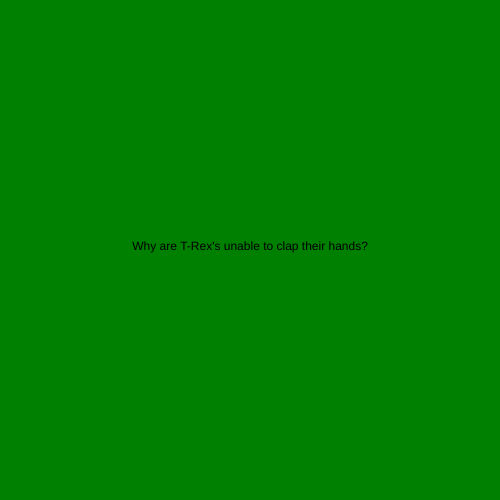
Frame 1 (no input)
Frame 60 (no input): identical to frame 1, image omitted
Frame 120 (the mouse pressed at the canvas centre since frame 60): identical to frame 1, image omitted

The p5.js sketch that drew this single still picture (run headless with seeded random() and noise() and a simulated clock; from frame 60 on, the mouse is pressed at the canvas centre):

// p5.js sketch
// ── sketch.js
let state = 0;

function setup() {
  createCanvas(500, 500);
  rectMode(CENTER);
  textAlign(CENTER);
}

function draw() {
  switch(state) {
    case 0:
      background("green");
      text("Why are T-Rex's unable to clap their hands?", width/2, height/2);
      break;
    case 1:
      background("gray");
      text("Because they are extinct.", width/2, height/2);
      break;
  }
}

function mouseReleased(){
  state++;
  if(state > 1) state = 0;  
}
